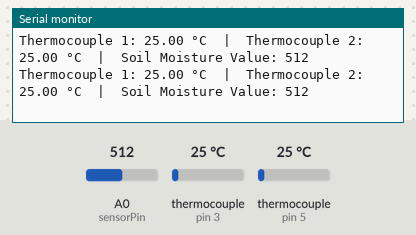
Bench run of a sketch on a simulated Arduino Uno, built with avr-gcc and run on an emulated ATmega328P. Parts: the last lines printed to the serial monitor. The inputs (shaded band) are chosen by the test bench; at power-on: thermocouple (sensors on pin 3, pin 5) 25 °C, A0 (sensorPin) = 512.

Above: at 2.2 s.
2.3 s: thermocouple (sensor on pin 3) set to 6 °C
At 2.81 s:
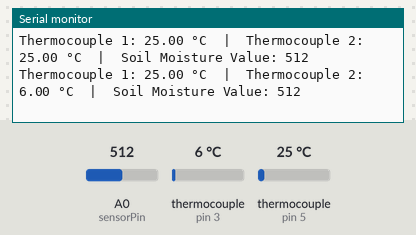
3.8 s: thermocouple (sensor on pin 5) set to 6 °C
At 4.31 s:
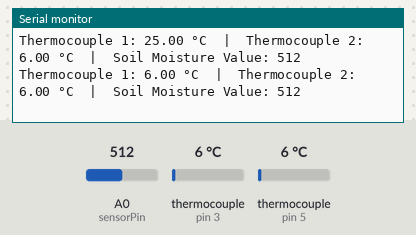
5.3 s: A0 (sensorPin) set to 716
At 5.81 s:
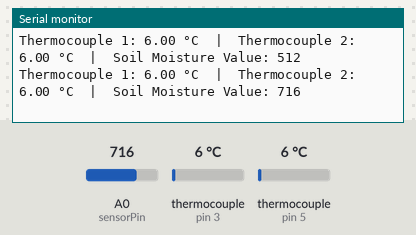
6.8 s: thermocouple (sensor on pin 3) set to 75 °C
At 6.81 s:
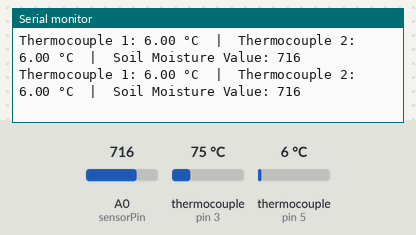
8.3 s: thermocouple (sensor on pin 5) set to 75 °C
At 8.31 s:
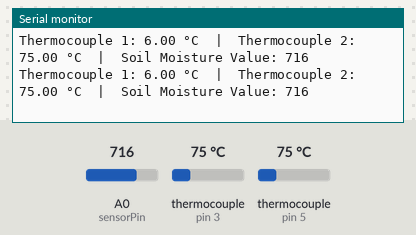
9.8 s: A0 (sensorPin) set to 900
At 9.81 s:
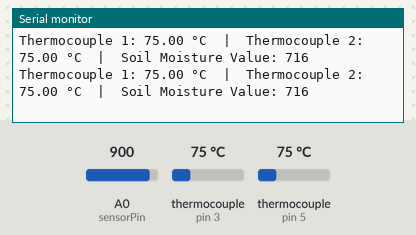
Timing chart, 0 to 12.3 s (numbered marks = the images above; inputs shaded):
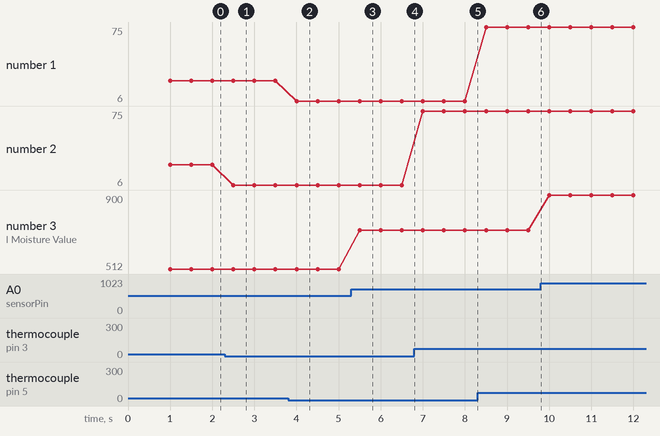

The sketch:

temp.ino
```cpp
#include "max6675.h"

// Define digital pins for software SPI
#define SCK 6   // Clock
#define SO  4   // Data
#define CS1 5   // Chip Select for first MAX6675
#define CS2 3   // Chip Select for second MAX6675

// Define sensor pin for soil moisture sensor
const int sensorPin = A0;

// Create MAX6675 objects with manual pin control
MAX6675 thermo1(SCK, CS1, SO);
MAX6675 thermo2(SCK, CS2, SO);

unsigned long previousMillis = 0;
const long interval = 500; // Interval for sensor reading

void setup() {
    Serial.begin(9600);
    Serial.println("MAX6675 Dual Thermocouple & Soil Moisture Sensor Test");
    delay(1000);
}

void loop() {
    unsigned long currentMillis = millis();
    if (currentMillis - previousMillis >= interval) {
        previousMillis = currentMillis;

        // Read temperatures from both sensors
        float temp1 = thermo1.readCelsius();
        float temp2 = thermo2.readCelsius();

        // Read soil moisture sensor value
        int sensorValue = analogRead(sensorPin);

        // Print readings
        Serial.print("Thermocouple 1: ");
        Serial.print(temp1);
        Serial.print(" °C  |  ");

        Serial.print("Thermocouple 2: ");
        Serial.print(temp2);
        Serial.print(" °C  |  ");

        Serial.print("Soil Moisture Value: ");
        Serial.println(sensorValue);
    }
}
```

Measured:
- after the input at 2.3 s, the serial monitor: prints a new line after 0.20 s (image 1)
- after the input at 3.8 s, the serial monitor: prints a new line after 0.20 s (image 2)
- after the input at 5.3 s, the serial monitor: prints a new line after 0.20 s (image 3)
- plotted number 2: 25 → 6 after the input at 2.3 s, 6 → 75 after the input at 6.8 s
- plotted number 3: 512 → 716 after the input at 5.3 s, 716 → 900 after the input at 9.8 s
